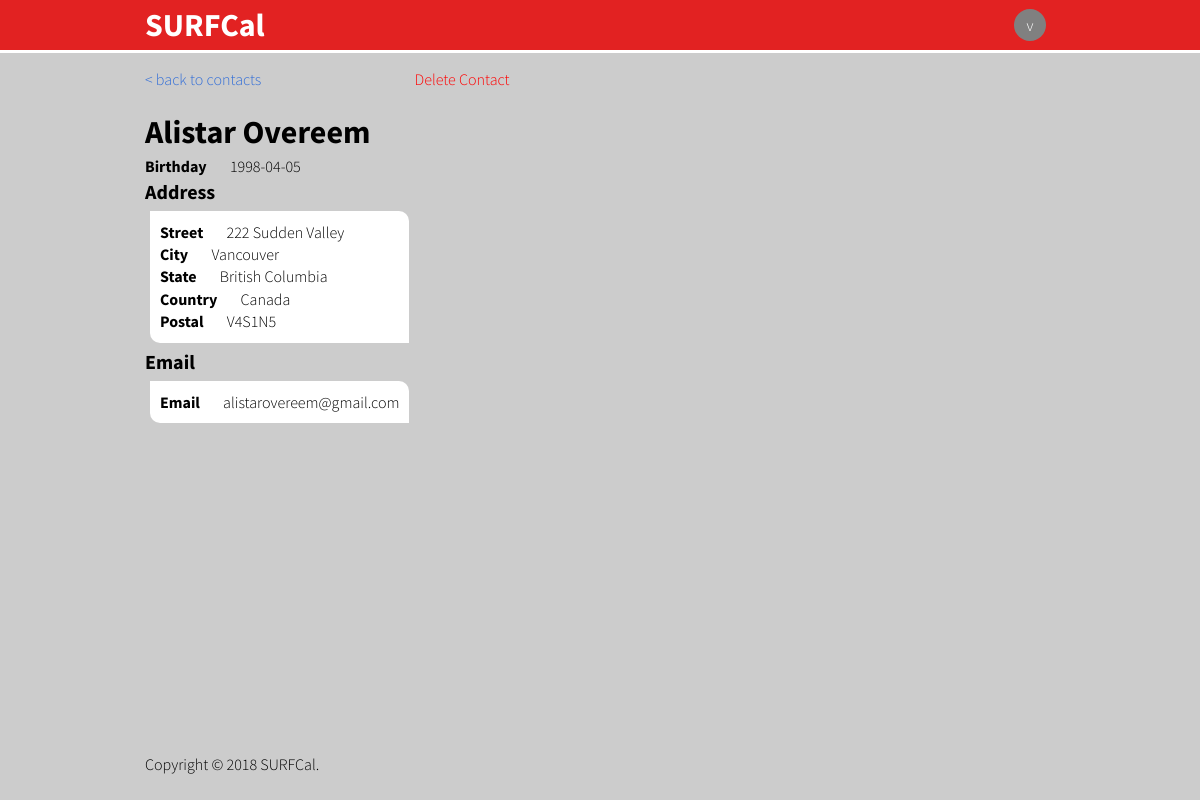
The app's page /?SURFCal=contact&contact=contactDetail&contactId=9 (signed in) with its own data.
### tables this page shows
CREATE TABLE Contacts (
    contactId   INTEGER AUTO_INCREMENT,
    accId       INTEGER,
    name        VARCHAR(32) NOT NULL,
    birthday    DATE,
    PRIMARY KEY (contactId),
    FOREIGN KEY (accId) REFERENCES Accounts(id) ON DELETE CASCADE ON UPDATE CASCADE
);

CREATE TABLE ContactAddresses (
    contactId   INTEGER,
    streetField VARCHAR(256) NOT NULL,
    city        VARCHAR(32) NOT NULL,
    state_      VARCHAR(32) NOT NULL,
    country     VARCHAR(32) NOT NULL,
    postal      CHAR(8) NOT NULL,
    PRIMARY KEY (contactId, streetField, city, state_, country, postal),
    FOREIGN KEY (contactId) REFERENCES Contacts(contactId) ON DELETE CASCADE ON UPDATE CASCADE
);

CREATE TABLE ContactEmails (
    contactId   INTEGER,
    email       VARCHAR(64) NOT NULL,
    PRIMARY KEY (contactId, email),
    FOREIGN KEY (contactId) REFERENCES Contacts(contactId) ON DELETE CASCADE ON UPDATE CASCADE
);

### web/config/properties.php (called while the page is built, shortened)
<?php
$profile = 'SURFCal';
?>

### web/config/database.php (called while the page is built, shortened)
<?php
$host = 'localhost';
$user = 'root';
$pass = '';
$schema = 'surfcal';
$conn = new mysqli($host, $user, $pass, $schema);
$conn->set_charset('utf-8');
function getContactDetails($contactId) {
	global $conn;
	$result = [];
	$stmt = mysqli_prepare($conn, "SELECT name, birthday FROM Contacts WHERE contactId=?;");
	mysqli_stmt_bind_param($stmt, "i", $contactId);
	mysqli_stmt_execute($stmt);
	$name_result = mysqli_stmt_get_result($stmt);
	$row = mysqli_fetch_assoc($name_result);
	array_push($result, $row);
	$address_stmt = mysqli_prepare($conn, "SELECT streetField, city, state_, country, postal FROM ContactAddresses WHERE contactId=?;");
	mysqli_stmt_bind_param($address_stmt, "i", $contactId);
	mysqli_stmt_execute($address_stmt);
	$address_result = mysqli_stmt_get_result($address_stmt);
	$email_stmt = mysqli_prepare($conn, "SELECT email FROM ContactEmails WHERE contactId=?;");
	mysqli_stmt_bind_param($email_stmt, "i", $contactId);
	mysqli_stmt_execute($email_stmt);
	$email_result = mysqli_stmt_get_result($email_stmt);
	$phone_stmt = mysqli_prepare($conn, "SELECT phoneNum, type FROM ContactPhones WHERE contactId=?;");
	mysqli_stmt_bind_param($phone_stmt, "i", $contactId);
	mysqli_stmt_execute($phone_stmt);
	$phone_result = mysqli_stmt_get_result($phone_stmt);
	if ($address_result) {
		while($row = mysqli_fetch_assoc($address_result)) {
			array_push($result, $row);
		}
	}
	if ($email_result) {
		while($row = mysqli_fetch_assoc($email_result)) {
			array_push($result, $row);
		}
	}
	if ($phone_result) {
		while($row = mysqli_fetch_assoc($phone_result)) {
			array_push($result, $row);
		}
	}
	return $result;
}
?>

### web/sources/contact/functions.php (the view, shortened to what this page needs)
<?php
function displayContactDetails($details) {
	global $profile;
	$name = "";
	$birthday = "";
	$addresses = [];
	$emails = [];
	$phones = [];
	foreach($details as &$detail) {
		if (isset($detail["name"])) $name = $detail["name"];
		if (isset($detail["birthday"])) $birthday = $detail["birthday"];
		if (isset($detail["streetField"])) {
			array_push($addresses, $detail);
		} else if (isset($detail["email"])) {
			array_push($emails, $detail);
		} else if (isset($detail["phone"])) {
			array_push($phones, $detail);
		}
	}
	echo '<div class="contactDetail">';
	echo '<a id="backToContacts" href="?'. $profile . '=contact" style="display: block;">< back to contacts</a>';
	echo '<h2 id="contactName">' . $name . '</h2>';
	if ($birthday !== "") {
		echo '<span class="infoField">';
		echo '<label>Birthday</label>  ' . $birthday;
		echo '</span>';
	}
	if (count($addresses) > 0) {
		echo '<h4>Address</h4>';
		foreach($addresses as &$address) {
			echo '<div class="contactInfoSection">';
			generateInfoField($address);
			echo '</div>';
		}
	}
	if (count($emails) > 0) {
		echo '<h4>Email</h4>';
		foreach($emails as &$email) {
			echo '<div class="contactInfoSection">';
			echo '</div>';
		}
	}
	echo '</div>';
}
function generateInfoField($info) {
	foreach($info as $key => $value) {
		echo '<span class="infoField">';
		echo '<label>' . infoKeyToLabel($key) . '</label>  ' . $value;
		echo '</span>';
	}
}
function infoKeyToLabel($key) {
	$label = "";
	switch ($key) {
		case "streetField":
			$label = "Street";
			break;
		case "city":
			$label = "City";
			break;
		case "state_":
			$label = "State";
			break;
		case "country":
			$label = "Country";
			break;
		case "postal":
			$label = "Postal";
			break;
		case "email":
			$label = "Email";
			break;
	}
	return $label;
}
function displayDeleteContactOption($contactId) {
	global $profile;
	echo '<a id="deleteContact" href="?' . $profile . '=contact&contact=deleteContact&contactId=' . $contactId . '">Delete Contact</a>';
}
?>

### web/styles/styles.css (style rules this page uses)
html, body { height: 100%; min-height: auto; }
body { background-color: #cccccc; color: black; font-family: "Source Sans Pro", sans-serif; font-size: 12pt; font-weight: 300; line-height: 1.4; margin: 0; padding: 0; }
h1, h2, h3, h4, h5, h6 { font-weight: 700; margin: 0; padding: 0; }
h2 { font-size: 24pt; }
h4 { font-size: 15pt; }
a:link, a:visited { color: #326ed8; text-decoration: none; }
#backToContacts { margin-bottom: 20px; }
#deleteContact { color: red; font-size: 16px; display: block; }
.contactInfoSection { background-color: white; padding: 10px; margin: 5px; border-radius: 0px 10px; display: block; }
.infoField { display: block; }
.infoField label { font-weight: bold; padding-right: 20px; }

### records on screen
contacts: name "Alistar Overeem", birthday "1998-04-05"
contactaddresses: key "Street", streetField "222 Sudden Valley", key "City", city "Vancouver", key "State", state_ "British Columbia", key "Country", country "Canada", key "Postal", postal "V4S1N5"
contactemails: key "Email", email "alistarovereem@gmail.com"

### other values on screen
$user[0] "v"
$copy "2018"
$siteTitle "SURFCal"
